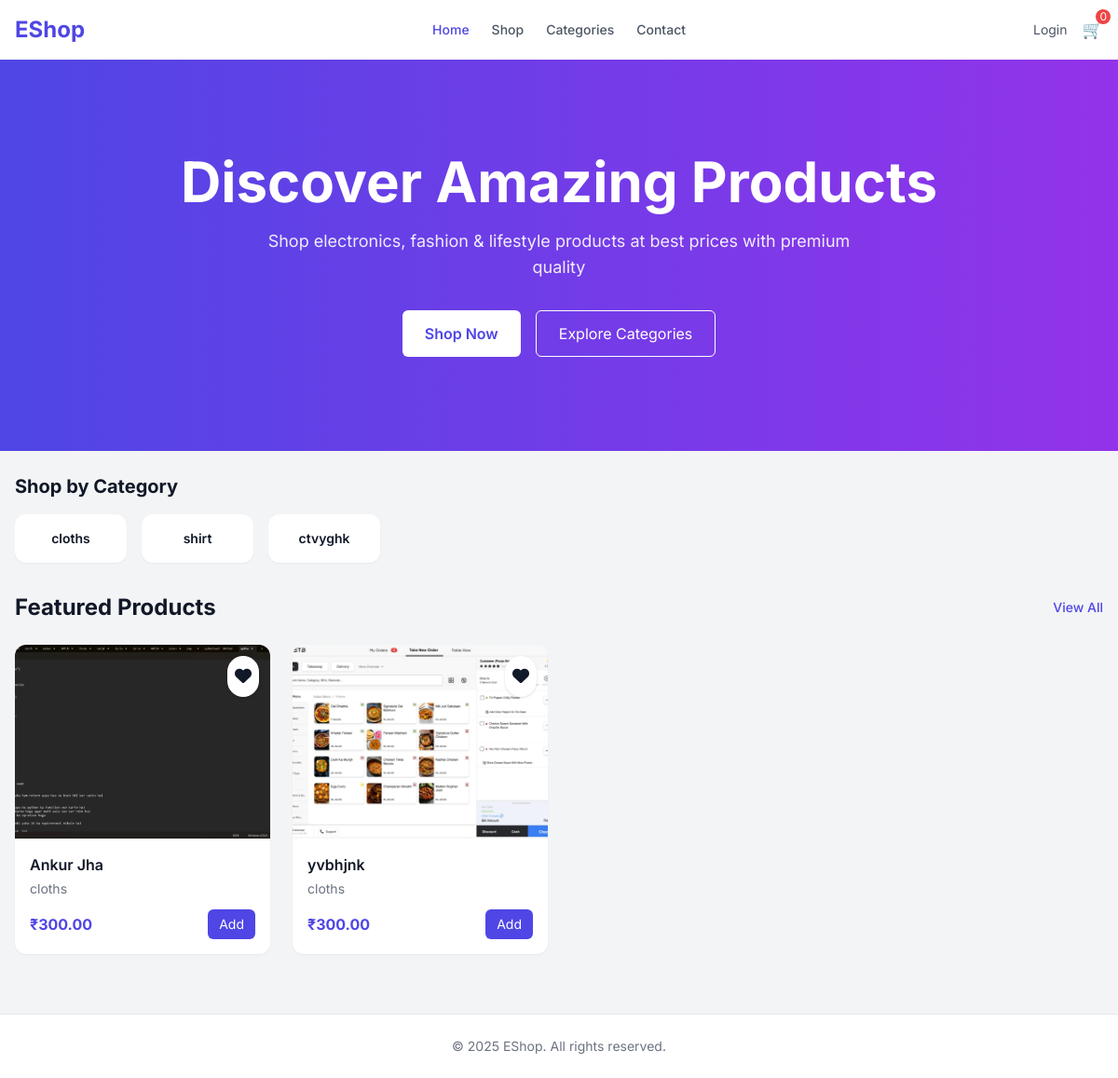
The page / on the database its author committed.
### eshopapp/models.py (models this page shows, shortened)
class Category(models.Model):
    name = models.CharField(max_length=200)
    slug = models.SlugField(unique=True)
    parent_id = models.ForeignKey(
        "self", on_delete=models.CASCADE, null=True, blank=True, related_name="children"
    )
    created_at = models.DateTimeField(auto_now_add=True)

class Product(models.Model):
    name = models.CharField(max_length=50)
    slug = models.CharField(unique=True, max_length=200)
    cat_id = models.ForeignKey(
        Category, on_delete=models.CASCADE, related_name="products"
    )
    mrp = models.DecimalField(max_digits=10, decimal_places=2)
    selling_price = models.DecimalField(max_digits=10, decimal_places=2)
    stock = models.IntegerField()
    image = models.ImageField(upload_to="photos/", null=True, blank=True)
    description = models.TextField()

### eshopapp/views.py (the view)
# urls.py: path("", homepage, name="home"),
def homepage(request):
    products = Product.objects.all()
    categories = Category.objects.all()
    wishlist = []
    if request.user.is_authenticated:
        wishlist = Wishlist.objects.filter(user_id = request.user).values_list('product_id_id',flat=True)
    return render(
        request,
        "public/home.html",
        {"categories": categories, "products": products,"wishlist" : wishlist},
    )

### eshopapp/templates/public/home.html (shortened to what this page needs)
{% extends 'layout/publiclayout.html' %}
{% block content %}
  <section class="bg-gradient-to-r from-indigo-600 to-purple-600 text-white">
    <div class="max-w-7xl mx-auto px-4 min-h-[420px] flex flex-col items-center justify-center text-center">
      <h1 class="text-5xl md:text-6xl font-bold mb-5 leading-tight">Discover Amazing Products</h1>
      <p class="opacity-90 max-w-2xl text-lg mb-8">Shop electronics, fashion & lifestyle products at best prices with premium quality</p>
      <div class="flex gap-4">
        <button class="bg-white text-indigo-600 px-6 py-3 rounded-md font-semibold hover:bg-gray-100">Shop Now</button>
        <button class="border border-white px-6 py-3 rounded-md hover:bg-white hover:text-indigo-600">Explore Categories</button>
      </div>
    </div>
  </section>
  <section class="max-w-7xl mx-auto px-4 py-6">
    <h2 class="text-xl font-bold mb-4">Shop by Category</h2>
    <div class="flex gap-4 overflow-x-auto pb-2 scrollbar-hide">
      {% for category in categories %}
        <a href="/shop?category={{ category.slug }}" class="min-w-[120px] bg-white rounded-xl shadow-sm px-3 py-4 text-center hover:shadow-md transition cursor-pointer"><h3 class="font-semibold text-sm">{{ category.name }}</h3></a>
      {% endfor %}
    </div>
  </section>
  <section class="max-w-7xl mx-auto px-4 pb-16">
    <div class="flex items-center justify-between mb-6">
      <h2 class="text-2xl font-bold">Featured Products</h2>
      <a href="{% url 'shop' %}" class="text-indigo-600 text-sm font-medium hover:underline">View All</a>
    </div>
    <div class="grid grid-cols-1 sm:grid-cols-2 md:grid-cols-3 lg:grid-cols-4 gap-6">
      {% for product in products %}
        <div class="bg-white rounded-xl shadow-sm overflow-hidden hover:shadow-md transition">
          <div class="relative">
            <a href="{% url 'productview' product.slug %}">
              {% if product.image %}
                <img src="{{ product.image.url }}" class="w-full h-52 object-cover" />
              {% endif %}
            </a>
            {% if product.id in wishlist %}
              <a href="{% url 'wishlistfunction' %}?product_id={{ product.id }}" class="absolute top-3 right-3 bg-white rounded-full p-2 shadow hover:bg-red-50 transition" title="Remove from wishlist"><i class="fa-solid fa-heart text-red-500 text-lg"></i></a>
            {% else %}
              <a href="{% url 'wishlistfunction' %}?product_id={{ product.id }}" class="absolute top-3 right-3 bg-white rounded-full p-2 shadow hover:bg-red-50 transition" title="Add to wishlist"><i class="fa-solid fa-heart text-grey-500 text-lg"></i></a>
            {% endif %}
          </div>
          <div class="p-4">
            <h3 class="font-semibold mb-1">{{ product.name }}</h3>
            <p class="text-sm text-gray-500 mb-3">{{ product.cat_id.name }}</p>
            <div class="flex items-center justify-between">
              <span class="font-bold text-indigo-600">₹{{ product.selling_price }}</span>
              <button class="bg-indigo-600 text-white px-3 py-1.5 text-sm rounded-md hover:bg-indigo-700">Add</button>
            </div>
          </div>
        </div>
      {% endfor %}
    </div>
  </section>
{% endblock %}

### eshopapp/templates/layout/publiclayout.html (style rules this page uses)
body { font-family: 'Inter', sans-serif; }

### rows shown on the page
Category: name "cloths"
Category: name "shirt"
Category: name "ctvyghk"
Product: image (picture), name "Ankur Jha", cat_id.name "cloths", selling_price "300.00"
Product: image (picture), name "yvbhjnk", cat_id.name "cloths", selling_price "300.00"
